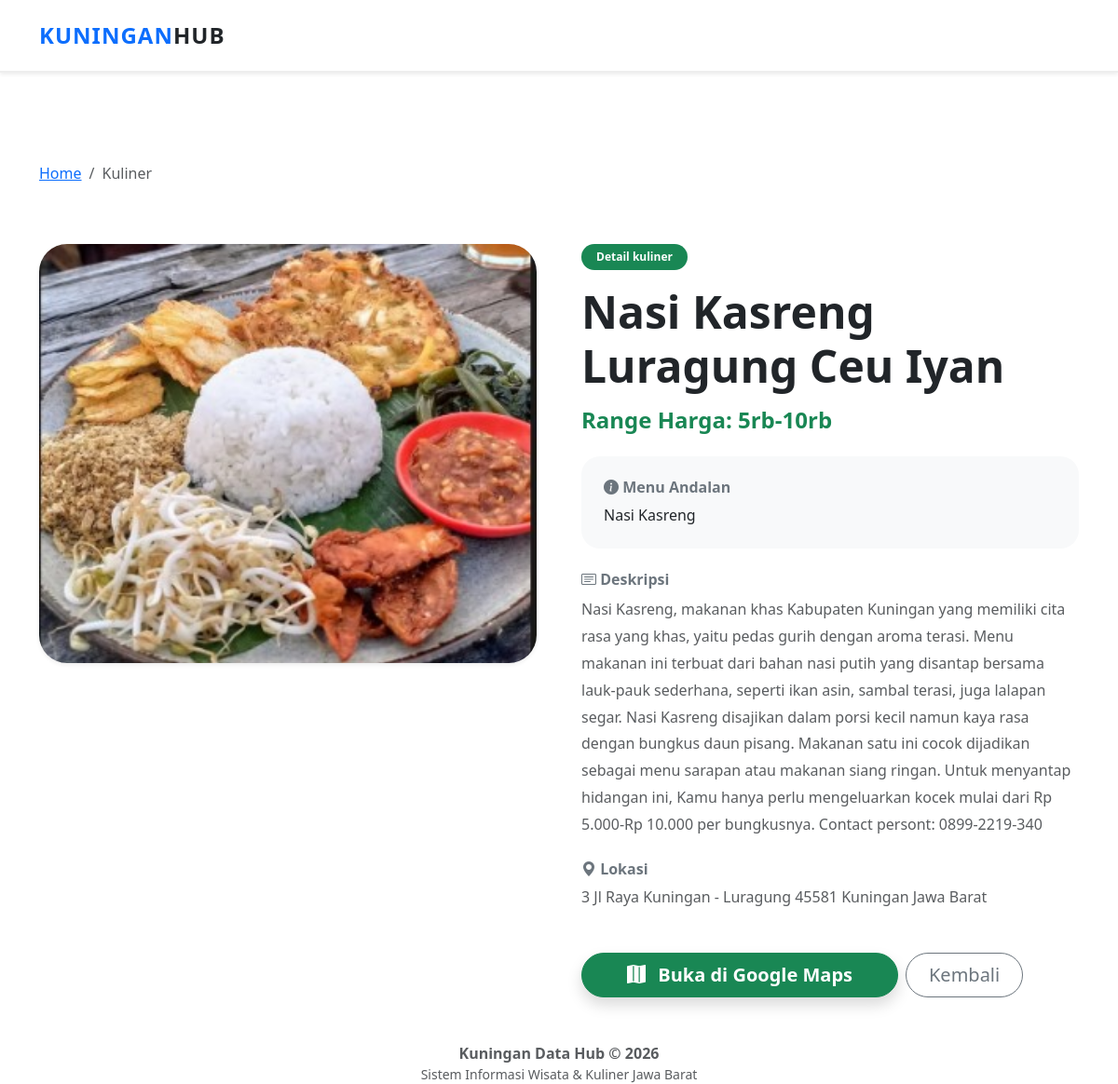
The app's page /kuningannn/detail.php?id=3&type=kuliner with its own data.
### tables this page shows
CREATE TABLE `kuliner` (
  `id_kuliner` int(11) NOT NULL,
  `nama_kuliner` varchar(100) NOT NULL,
  `deskripsi` text DEFAULT NULL,
  `menu_andalan` varchar(100) DEFAULT NULL,
  `range_harga` varchar(50) DEFAULT NULL,
  `lokasi` text DEFAULT NULL,
  `link_maps` varchar(255) DEFAULT NULL,
  `foto` varchar(255) DEFAULT NULL
);

### kuningannn/detail.php (the view)
<?php
include 'koneksi.php';
include 'header.php';
$id   = $_GET['id'];
$type = $_GET['type'];
if ($type == 'wisata') {
    $res = mysqli_query($conn, "SELECT * FROM wisata WHERE id_wisata = '$id'");
    $d   = mysqli_fetch_assoc($res);
    $nama = $d['nama_wisata'];
    $sub  = "Harga Tiket: " . $d['harga_tiket'];
    $info_label = "Fasilitas Utama";
    $info_val   = $d['fasilitas'];
    $lokasi     = $d['alamat'];
    $warna      = "primary";
} else {
    $res = mysqli_query($conn, "SELECT * FROM kuliner WHERE id_kuliner = '$id'");
    $d   = mysqli_fetch_assoc($res);
    $nama = $d['nama_kuliner'];
    $sub  = "Range Harga: " . $d['range_harga'];
    $info_label = "Menu Andalan";
    $info_val   = $d['menu_andalan'];
    $lokasi     = $d['lokasi'];
    $warna      = "success";
}
?>
<div class="container my-5 pt-5">
    <nav aria-label="breadcrumb">
      <ol class="breadcrumb">
        <li class="breadcrumb-item"><a href="index.php">Home</a></li>
        <li class="breadcrumb-item active text-capitalize"><?= $type; ?></li>
      </ol>
    </nav>
    <div class="row g-5 mt-2">
        <div class="col-md-6">
            <div class="shadow-sm overflow-hidden" style="border-radius: 30px;">
                <img src="gambar/<?= $d['foto']; ?>" class="w-100 shadow" style="height: 450px; object-fit: cover;">
            </div>
        </div>
        <div class="col-md-6">
            <span class="badge bg-<?= $warna; ?> mb-3 px-3 py-2 rounded-pill">Detail <?= $type; ?></span>
            <h1 class="fw-bold display-5 mb-3"><?= $nama; ?></h1>
            <h4 class="text-<?= $warna; ?> fw-bold mb-4"><?= $sub; ?></h4>
            <div class="card border-0 bg-light p-4 mb-4" style="border-radius: 20px;">
                <h6 class="fw-bold text-secondary mb-2"><i class="bi bi-info-circle-fill"></i> <?= $info_label; ?></h6>
                <p class="mb-0 text-dark"><?= $info_val; ?></p>
            </div>
            <div class="mb-4">
                <h6 class="fw-bold text-secondary mb-2"><i class="bi bi-card-text"></i> Deskripsi</h6>
                <p class="text-muted lead" style="font-size: 1rem; line-height: 1.8;"><?= $d['deskripsi']; ?></p>
            </div>
            <div class="mb-5">
                <h6 class="fw-bold text-secondary mb-2"><i class="bi bi-geo-alt-fill"></i> Lokasi</h6>
                <p class="text-muted"><?= $lokasi; ?></p>
            </div>
            <div class="d-grid gap-2 d-md-flex justify-content-md-start">
                <a href="<?= $d['link_maps']; ?>" target="_blank" class="btn btn-<?= $warna; ?> btn-lg px-5 rounded-pill shadow fw-bold">
                    <i class="bi bi-map-fill me-2"></i> Buka di Google Maps
                </a>
                <a href="index.php" class="btn btn-outline-secondary btn-lg px-4 rounded-pill">Kembali</a>
            </div>
        </div>
    </div>
</div>
<?php include 'footer.php'; ?>

### kuningannn/header.php (style rules this page uses)
:root { --blue-main: #3498db; }

### records on screen
kuliner: foto (picture), nama_kuliner "Nasi Kasreng Luragung Ceu Iyan", range_harga "Range Harga: 5rb-10rb", menu_andalan "Nasi Kasreng", deskripsi "Nasi Kasreng, makanan khas Kabupaten Kuningan yang memiliki cita rasa yang khas, yaitu pedas gurih dengan aroma terasi. Menu makanan ini terbuat dari bahan nasi putih yang disantap bersama lauk-pauk sederhana, seperti ikan asin, sambal terasi, juga lalapan segar. Nasi Kasreng disajikan dalam porsi kecil namun kaya rasa dengan bungkus daun pisang. Makanan satu ini cocok dijadikan sebagai menu sarapan atau makanan siang ringan. Untuk menyantap hidangan ini, Kamu hanya perlu mengeluarkan kocek mulai dari Rp 5.000-Rp 10.000 per bungkusnya. Contact persont: 0899-2219-340", lokasi "3 Jl Raya Kuningan - Luragung 45581 Kuningan Jawa Barat"

### other values on screen
$type "Kuliner"
$type "kuliner"
$info_label "Menu Andalan"
